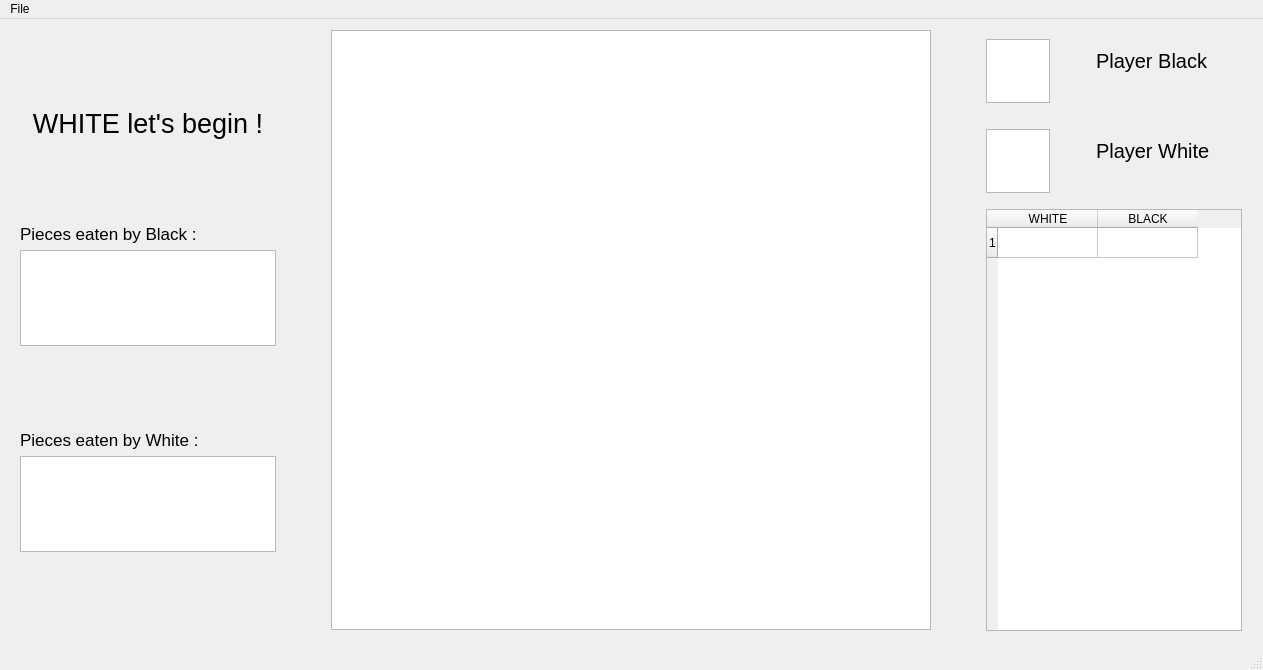
<?xml version="1.0" encoding="UTF-8"?>
<ui version="4.0">
 <class>ChessView</class>
 <widget class="QMainWindow" name="ChessView">
  <property name="geometry">
   <rect>
    <x>0</x>
    <y>0</y>
    <width>1263</width>
    <height>670</height>
   </rect>
  </property>
  <property name="windowTitle">
   <string>Chess - ATLC</string>
  </property>
  <widget class="QWidget" name="centralwidget">
   <widget class="QWidget" name="horizontalLayoutWidget_3">
    <property name="geometry">
     <rect>
      <x>20</x>
      <y>10</y>
      <width>1222</width>
      <height>602</height>
     </rect>
    </property>
    <layout class="QHBoxLayout" name="horizontalLayout_4">
     <item>
      <layout class="QVBoxLayout" name="vlayEatenPiece">
       <item>
        <spacer name="verticalSpacer_6">
         <property name="orientation">
          <enum>Qt::Vertical</enum>
         </property>
         <property name="sizeHint" stdset="0">
          <size>
           <width>20</width>
           <height>40</height>
          </size>
         </property>
        </spacer>
       </item>
       <item>
        <widget class="QLabel" name="lblInfoGame">
         <property name="font">
          <font>
           <pointsize>20</pointsize>
          </font>
         </property>
         <property name="text">
          <string>WHITE let's begin !</string>
         </property>
         <property name="alignment">
          <set>Qt::AlignCenter</set>
         </property>
        </widget>
       </item>
       <item>
        <spacer name="verticalSpacer_2">
         <property name="orientation">
          <enum>Qt::Vertical</enum>
         </property>
         <property name="sizeHint" stdset="0">
          <size>
           <width>20</width>
           <height>40</height>
          </size>
         </property>
        </spacer>
       </item>
       <item>
        <widget class="QLabel" name="lblPieceEatenByBlack">
         <property name="font">
          <font>
           <pointsize>13</pointsize>
          </font>
         </property>
         <property name="text">
          <string>Pieces eaten by Black : </string>
         </property>
        </widget>
       </item>
       <item>
        <widget class="QGraphicsView" name="gvEatenByBlack">
         <property name="minimumSize">
          <size>
           <width>256</width>
           <height>96</height>
          </size>
         </property>
         <property name="maximumSize">
          <size>
           <width>256</width>
           <height>96</height>
          </size>
         </property>
         <property name="verticalScrollBarPolicy">
          <enum>Qt::ScrollBarAlwaysOff</enum>
         </property>
         <property name="horizontalScrollBarPolicy">
          <enum>Qt::ScrollBarAlwaysOff</enum>
         </property>
         <property name="alignment">
          <set>Qt::AlignCenter</set>
         </property>
        </widget>
       </item>
       <item>
        <spacer name="verticalSpacer">
         <property name="orientation">
          <enum>Qt::Vertical</enum>
         </property>
         <property name="sizeHint" stdset="0">
          <size>
           <width>20</width>
           <height>40</height>
          </size>
         </property>
        </spacer>
       </item>
       <item>
        <widget class="QLabel" name="lblPieceEatenByWhite">
         <property name="font">
          <font>
           <pointsize>13</pointsize>
          </font>
         </property>
         <property name="text">
          <string>Pieces eaten by White : </string>
         </property>
        </widget>
       </item>
       <item>
        <widget class="QGraphicsView" name="gvEatenByWhite">
         <property name="minimumSize">
          <size>
           <width>256</width>
           <height>96</height>
          </size>
         </property>
         <property name="maximumSize">
          <size>
           <width>256</width>
           <height>96</height>
          </size>
         </property>
         <property name="verticalScrollBarPolicy">
          <enum>Qt::ScrollBarAlwaysOff</enum>
         </property>
         <property name="horizontalScrollBarPolicy">
          <enum>Qt::ScrollBarAlwaysOff</enum>
         </property>
         <property name="alignment">
          <set>Qt::AlignCenter</set>
         </property>
        </widget>
       </item>
       <item>
        <spacer name="verticalSpacer_3">
         <property name="orientation">
          <enum>Qt::Vertical</enum>
         </property>
         <property name="sizeHint" stdset="0">
          <size>
           <width>20</width>
           <height>40</height>
          </size>
         </property>
        </spacer>
       </item>
      </layout>
     </item>
     <item>
      <spacer name="horizontalSpacer_2">
       <property name="orientation">
        <enum>Qt::Horizontal</enum>
       </property>
       <property name="sizeHint" stdset="0">
        <size>
         <width>40</width>
         <height>20</height>
        </size>
       </property>
      </spacer>
     </item>
     <item>
      <widget class="QGraphicsView" name="graphicsView">
       <property name="minimumSize">
        <size>
         <width>600</width>
         <height>600</height>
        </size>
       </property>
       <property name="maximumSize">
        <size>
         <width>600</width>
         <height>600</height>
        </size>
       </property>
       <property name="verticalScrollBarPolicy">
        <enum>Qt::ScrollBarAlwaysOff</enum>
       </property>
       <property name="horizontalScrollBarPolicy">
        <enum>Qt::ScrollBarAlwaysOff</enum>
       </property>
       <property name="alignment">
        <set>Qt::AlignLeading|Qt::AlignLeft|Qt::AlignTop</set>
       </property>
       <property name="rubberBandSelectionMode">
        <enum>Qt::ContainsItemBoundingRect</enum>
       </property>
      </widget>
     </item>
     <item>
      <spacer name="horizontalSpacer_4">
       <property name="orientation">
        <enum>Qt::Horizontal</enum>
       </property>
       <property name="sizeHint" stdset="0">
        <size>
         <width>40</width>
         <height>20</height>
        </size>
       </property>
      </spacer>
     </item>
     <item>
      <layout class="QVBoxLayout" name="vlayInfoHistorique">
       <item>
        <layout class="QVBoxLayout" name="vlayInfosPlayer">
         <item>
          <layout class="QHBoxLayout" name="horizontalLayout">
           <item>
            <widget class="QGraphicsView" name="gvIconBlack">
             <property name="sizePolicy">
              <sizepolicy hsizetype="Expanding" vsizetype="Expanding">
               <horstretch>0</horstretch>
               <verstretch>0</verstretch>
              </sizepolicy>
             </property>
             <property name="maximumSize">
              <size>
               <width>64</width>
               <height>64</height>
              </size>
             </property>
             <property name="verticalScrollBarPolicy">
              <enum>Qt::ScrollBarAlwaysOff</enum>
             </property>
             <property name="horizontalScrollBarPolicy">
              <enum>Qt::ScrollBarAlwaysOff</enum>
             </property>
             <property name="interactive">
              <bool>true</bool>
             </property>
             <property name="viewportUpdateMode">
              <enum>QGraphicsView::BoundingRectViewportUpdate</enum>
             </property>
            </widget>
           </item>
           <item>
            <spacer name="horizontalSpacer">
             <property name="orientation">
              <enum>Qt::Horizontal</enum>
             </property>
             <property name="sizeType">
              <enum>QSizePolicy::Fixed</enum>
             </property>
             <property name="sizeHint" stdset="0">
              <size>
               <width>40</width>
               <height>20</height>
              </size>
             </property>
            </spacer>
           </item>
           <item>
            <layout class="QVBoxLayout" name="verticalLayout_2">
             <item>
              <spacer name="verticalSpacer_4">
               <property name="orientation">
                <enum>Qt::Vertical</enum>
               </property>
               <property name="sizeType">
                <enum>QSizePolicy::Fixed</enum>
               </property>
               <property name="sizeHint" stdset="0">
                <size>
                 <width>20</width>
                 <height>20</height>
                </size>
               </property>
              </spacer>
             </item>
             <item>
              <widget class="QLabel" name="lblNameBlack">
               <property name="font">
                <font>
                 <pointsize>15</pointsize>
                </font>
               </property>
               <property name="text">
                <string>Player Black</string>
               </property>
              </widget>
             </item>
             <item>
              <widget class="QLabel" name="lblInfoBlack">
               <property name="text">
                <string/>
               </property>
              </widget>
             </item>
             <item>
              <spacer name="verticalSpacer_5">
               <property name="orientation">
                <enum>Qt::Vertical</enum>
               </property>
               <property name="sizeType">
                <enum>QSizePolicy::Fixed</enum>
               </property>
               <property name="sizeHint" stdset="0">
                <size>
                 <width>20</width>
                 <height>20</height>
                </size>
               </property>
              </spacer>
             </item>
            </layout>
           </item>
          </layout>
         </item>
         <item>
          <layout class="QHBoxLayout" name="horizontalLayout_3">
           <item>
            <widget class="QGraphicsView" name="gvIconWhite">
             <property name="sizePolicy">
              <sizepolicy hsizetype="Expanding" vsizetype="Expanding">
               <horstretch>0</horstretch>
               <verstretch>0</verstretch>
              </sizepolicy>
             </property>
             <property name="maximumSize">
              <size>
               <width>64</width>
               <height>64</height>
              </size>
             </property>
             <property name="verticalScrollBarPolicy">
              <enum>Qt::ScrollBarAlwaysOff</enum>
             </property>
             <property name="horizontalScrollBarPolicy">
              <enum>Qt::ScrollBarAlwaysOff</enum>
             </property>
             <property name="interactive">
              <bool>true</bool>
             </property>
             <property name="viewportUpdateMode">
              <enum>QGraphicsView::BoundingRectViewportUpdate</enum>
             </property>
            </widget>
           </item>
           <item>
            <spacer name="horizontalSpacer_3">
             <property name="orientation">
              <enum>Qt::Horizontal</enum>
             </property>
             <property name="sizeType">
              <enum>QSizePolicy::Fixed</enum>
             </property>
             <property name="sizeHint" stdset="0">
              <size>
               <width>40</width>
               <height>20</height>
              </size>
             </property>
            </spacer>
           </item>
           <item>
            <layout class="QVBoxLayout" name="verticalLayout_5">
             <item>
              <spacer name="verticalSpacer_10">
               <property name="orientation">
                <enum>Qt::Vertical</enum>
               </property>
               <property name="sizeType">
                <enum>QSizePolicy::Fixed</enum>
               </property>
               <property name="sizeHint" stdset="0">
                <size>
                 <width>20</width>
                 <height>20</height>
                </size>
               </property>
              </spacer>
             </item>
             <item>
              <widget class="QLabel" name="lblNameWhite">
               <property name="font">
                <font>
                 <pointsize>15</pointsize>
                </font>
               </property>
               <property name="text">
                <string>Player White</string>
               </property>
              </widget>
             </item>
             <item>
              <widget class="QLabel" name="lblInfoWhite">
               <property name="text">
                <string/>
               </property>
              </widget>
             </item>
             <item>
              <spacer name="verticalSpacer_12">
               <property name="orientation">
                <enum>Qt::Vertical</enum>
               </property>
               <property name="sizeType">
                <enum>QSizePolicy::Fixed</enum>
               </property>
               <property name="sizeHint" stdset="0">
                <size>
                 <width>20</width>
                 <height>20</height>
                </size>
               </property>
              </spacer>
             </item>
            </layout>
           </item>
          </layout>
         </item>
        </layout>
       </item>
       <item>
        <widget class="QTableWidget" name="twHistory">
         <property name="horizontalScrollBarPolicy">
          <enum>Qt::ScrollBarAlwaysOff</enum>
         </property>
         <property name="alternatingRowColors">
          <bool>true</bool>
         </property>
         <row>
          <property name="text">
           <string>1</string>
          </property>
         </row>
         <column>
          <property name="text">
           <string>WHITE</string>
          </property>
         </column>
         <column>
          <property name="text">
           <string>BLACK</string>
          </property>
         </column>
        </widget>
       </item>
      </layout>
     </item>
    </layout>
   </widget>
  </widget>
  <widget class="QMenuBar" name="menubar">
   <property name="geometry">
    <rect>
     <x>0</x>
     <y>0</y>
     <width>1263</width>
     <height>20</height>
    </rect>
   </property>
   <widget class="QMenu" name="menuFile">
    <property name="title">
     <string>File</string>
    </property>
    <addaction name="actionExit"/>
   </widget>
   <addaction name="menuFile"/>
  </widget>
  <widget class="QStatusBar" name="statusbar"/>
  <action name="actionNew">
   <property name="text">
    <string>New</string>
   </property>
   <property name="shortcut">
    <string>Ctrl+N</string>
   </property>
  </action>
  <action name="actionExit">
   <property name="text">
    <string>Exit</string>
   </property>
   <property name="shortcut">
    <string>Ctrl+Q</string>
   </property>
  </action>
 </widget>
 <resources/>
 <connections/>
</ui>
